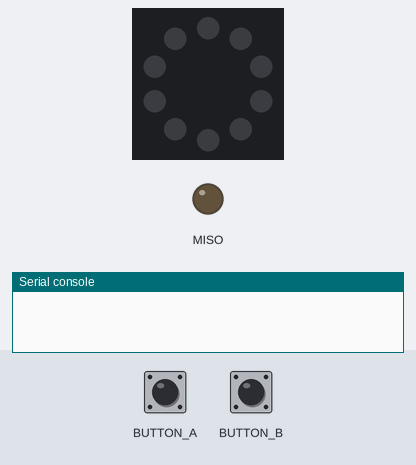
Bench run of a program on a simulated Circuit Playground running CircuitPython. On the bench: the board's ring of 10 RGB LEDs (number 0 left of the top, counting anticlockwise), output pins drawn as LEDs (lit = HIGH), the last lines printed to the serial console. The test bench sets the inputs (shaded band). Dim RGB values are drawn brighter than linear.

Above: at 1.2 s.
1.3 s: button A pressed for 0.15 s
At 2.6 s:
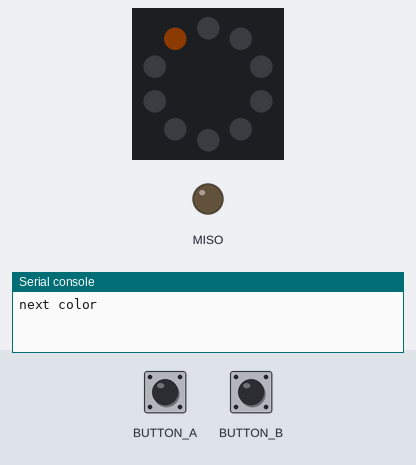
4.4 s: button A pressed for 1 s
At 8.3 s:
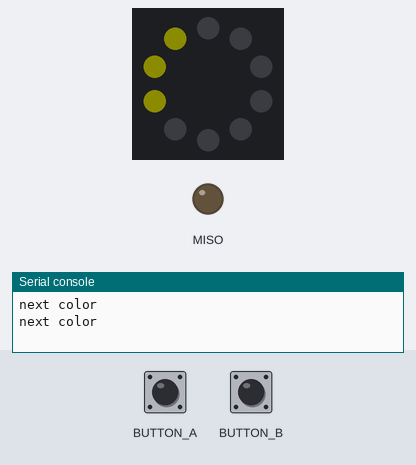
8.4 s: button B pressed for 0.15 s
10.0 s: button B pressed for 1 s
At 11.8 s:
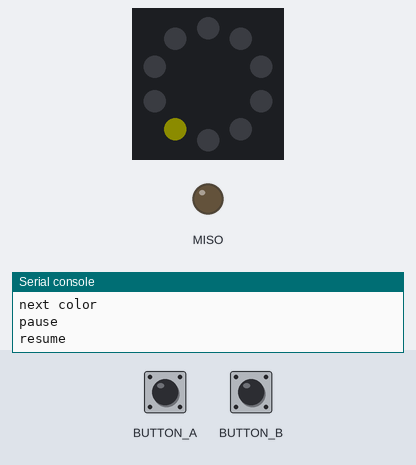
13.5 s: button A pressed 5 times (0.12 s each, 0.3 s apart)
At 15.8 s:
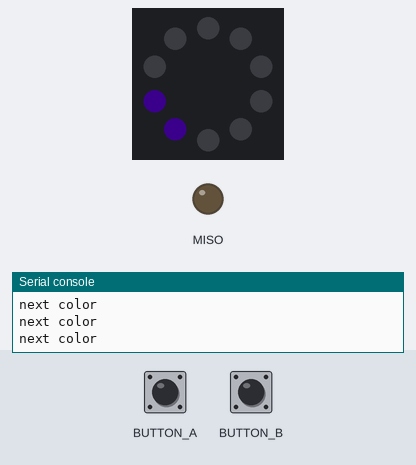
16.5 s: button A pressed for 0.15 s
At 17.8 s:
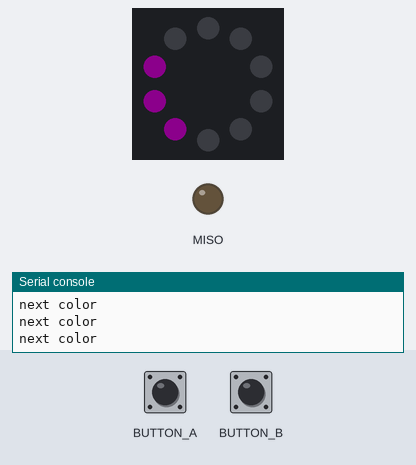
Timing chart, 0 to 19.5 s (numbered marks = the images above; inputs shaded):
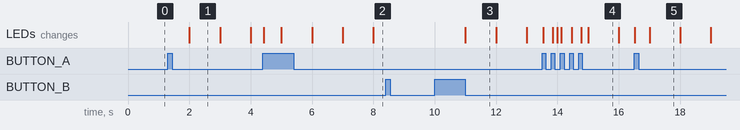

Measured:
- after the input at 4.4 s, the LEDs: first change at once (image 2 shows a later state)
- after the input at 10.0 s, the LEDs: change after 1.0 s (image 3)
- after the input at 16.5 s, the LEDs: first change at once (image 5 shows a later state)
- what the display in image 1 shows lasts 1.0 s, from 2.0 s to 3.0 s

The program:

binarycounter.py
```python
"""
Colorful binary counter for CPX.
Left button pauses or upauses the counter.
Right button cycles colors.
Both buttons together resets the counter.
"""

import cpgame
import board
import neopixel

RED = (255, 0, 0)
ORANGE = (255, 100, 0)
YELLOW = (255, 255, 0)
LIME = (150, 255, 0)
GREEN = (0, 255, 0)
CYAN = (0, 255, 150)
BLUE = (0, 0, 255)
INDIGO = (100, 0, 255)
VIOLET = (255, 0, 255)
OFF = (0,0,0)

COLORS = [RED, ORANGE, YELLOW, LIME, GREEN, CYAN, BLUE, INDIGO, VIOLET]

pxc = 10
pixels = neopixel.NeoPixel(board.NEOPIXEL, pxc, brightness=0.05, auto_write=False)
pixels.fill(OFF)
pixels.show()

def next_color():
    while True:
        for color in COLORS:
            yield color

class State:
    pass

state = State()
state.counter = -1
state.step = 1
state.colors = next_color()
state.color = next(state.colors)

def render():
    # print(state.counter, state.step, state.color)
    for i in range(pxc):
        pixels[i] = state.color if state.counter & (2**i) else OFF
    pixels.show()

@cpgame.on(board.BUTTON_A, board.BUTTON_B)
def button_a(now):
    print("reset")
    state.counter = 0
    state.step = 1

@cpgame.on(board.BUTTON_A)
def button_a(now):
    print("next color")
    state.color = next(state.colors)
    render()

@cpgame.on(board.BUTTON_B)
def button_a(now):
    if state.step:
        print("pause")
        state.step = 0
    else:
        print("resume")
        state.step = 1

# @cpgame.every(0.1)
def buttons(now):
    if btn_a.value and btn_b.value:
        state.counter = 0
        state.step = 1
        cpgame.stop()
    elif btn_b.value:
        state.color = next(state.colors)
    elif btn_a.value:
        state.step = 0 if state.step else 1

    render()

@cpgame.every(1)
def count(now):
    state.counter += state.step
    if state.counter < 0:
        state.counter = (2 ** pxc) - 1
    elif state.counter >= (2 ** pxc):
        state.color = next(state.colors)
        state.counter = 0

    render()

if __name__ == "__main__":
    cpgame.start()
```

cpgame.py
```python
"""
Simple CircuitPython "game" framework.
Uses decorators for defining behavior via callbacks.

Decorators:

  @tick - Run a function at every tick of the framework
  @every(t) - Run a function every x seconds

  @on(*b: pin, action=DOWN) - Run a function on button press

Framework functions:

  at(t, fn) - Run a function at monotonic time t
  after(t, fn) - Run a function after monotic time t from now
  cancel(fn) - Cancel any timer for function fn

  start([fn]) - Start the main event loop, optionally running a function immediately
  stop() - Stop the main event loop

"""

import array
import board
import gamepad
import math
import time

from audioio import AudioOut, RawSample
from digitalio import DigitalInOut, Direction, Pull
from touchio import TouchIn

# External constants

DOWN = 1
UP = 2
PROPOGATE = object()

# Internal constants

DIGITALIO = [board.BUTTON_A, board.BUTTON_B]
TOUCHIO = [board.A1, board.A2, board.A3, board.A4, board.A5, board.A6, board.A7]
SAMPLERATE = 8000  # recommended

AUDIO = AudioOut(board.A0)
SPEAKER = DigitalInOut(board.SPEAKER_ENABLE)
SPEAKER.direction = Direction.OUTPUT

# Internal state

RUNNING = True
INTERVALS = {}
TIMERS = {}
BUTTONS = []
DIOS = []
PRESSES = []


def tick(fn):
    INTERVALS[fn] = (0, 0)
    return fn


def every(interval, fn=None):
    def wrapper(fn):
        INTERVALS[fn] = (interval, 0)
        return fn

    if fn:
        return wrapper(fn)

    return wrapper


def at(target, fn):
    TIMERS[fn] = target


def after(target, fn):
    TIMERS[fn] = time.monotonic() + target


def cancel(*fns):
    for fn in fns:
        INTERVALS.pop(fn, None)
        TIMERS.pop(fn, None)

        for idx, press in enumerate(PRESSES):
            if press[0] == fn:
                PRESSES.pop(idx)
                break


def on(*buttons, fn=None, action=DOWN):
    global GAMEPAD

    for button in buttons:
        if button not in BUTTONS:
            if button in DIGITALIO:
                dio = DigitalInOut(button)
                dio.direction = Direction.INPUT
                dio.pull = Pull.DOWN
            elif button in TOUCHIO:
                dio = TouchIn(button)
            else:
                print("unknown button {}".format(button))
            BUTTONS.append(button)
            DIOS.append(dio)

    value = tuple(buttons)

    def wrapper(fn):
        PRESSES.append((fn, buttons, action))
        return fn

    if fn:
        return wrapper(fn)

    return wrapper


def enable_speaker(on=True):
    print("speaker {}".format("on" if on else "off"))
    SPEAKER.value = on


def sample(frequency):
    length = SAMPLERATE // frequency
    sine_wave = array.array("H", [0] * length)
    for i in range(length):
        sine_wave[i] = int(math.sin(math.pi * 2 * i / 18) * (2 ** 15) + 2 ** 15)
    return RawSample(sine_wave)


def play_sound(sample, duration):
    AUDIO.play(sample, loop=True)
    after(duration, stop_sound)


def stop_sound(*args):
    AUDIO.stop()


def stop():
    global RUNNING
    RUNNING = False


def start(fn=None):
    if PRESSES:
        every(0.02)(Gamepad())

    if fn:
        at(0, fn)

    while True:
        if not TIMERS and not INTERVALS:
            print("No functions registered, quitting")
            return 0

        now = time.monotonic()
        for fn, (interval, last_called) in INTERVALS.items():
            target = last_called + interval
            if target <= now:
                fn(now)
                INTERVALS[fn] = (interval, now)
                target += interval

        for fn, target in TIMERS.items():
            if target <= now:
                del TIMERS[fn]
                fn(now)

        next_target = min(
            [last_called + interval for last_called, interval in INTERVALS.values()]
            + [target for target in TIMERS.values()]
        )

        while True:
            slp = next_target - time.monotonic()
            if slp > 0:
                # print("Sleeping for {} seconds".format(slp))
                time.sleep(slp)
            else:
                break


class Gamepad:
    def __init__(self):
        self.down = ()
        self.pressed = []

    def __call__(self, now):
        down = tuple(button for button, dio in zip(BUTTONS, DIOS) if dio.value)
        if down != self.down:
            self.down = down
            return

        fresh_down = [b for b in down if b not in self.pressed]
        fresh_up = [b for b in self.pressed if b not in down]

        if fresh_down:
            # print("fresh down: {}".format(fresh_down))
            self.pressed.extend(fresh_down)

        if fresh_up:
            # print("fresh up: {}".format(fresh_up))
            for btn in fresh_up:
                self.pressed.remove(btn)

        if not (fresh_down or fresh_up):
            return

        for (fn, buttons, action) in PRESSES:
            if action == DOWN and all(b in fresh_down for b in buttons):
                v = fn(now)
            elif action == UP and all(b in fresh_up for b in buttons):
                v = fn(now)
            else:
                v = PROPOGATE

            if v is not PROPOGATE:
                break
```
